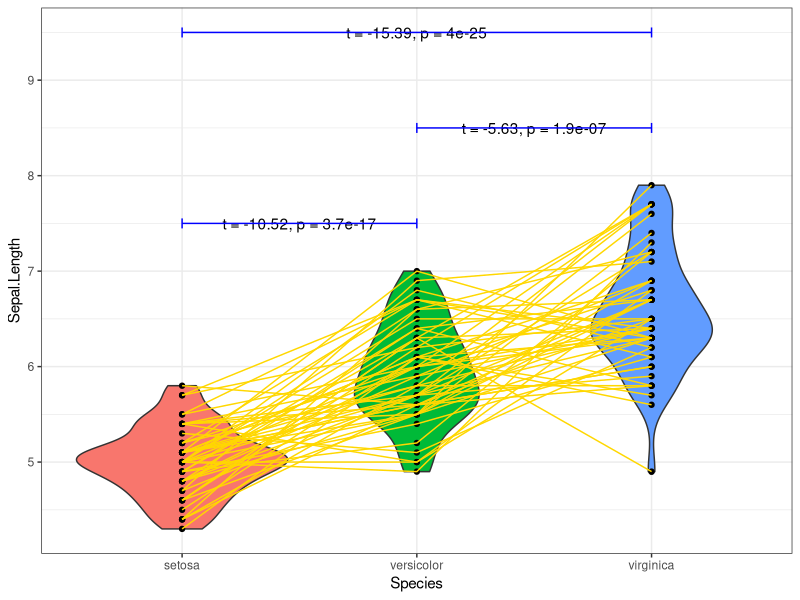

Write R code to recreate this figure.
library(tidyverse)
library(ggpubr)

# 检查数据
head(iris)
unique(iris$Species)

# 动态计算 t 检验结果
# 比较 'setosa' vs 'versicolor'
test1 <- t.test(Sepal.Length ~ Species, data = iris[iris$Species %in% c('setosa', 'versicolor'),])
# 比较 'versicolor' vs 'virginica'
test2 <- t.test(Sepal.Length ~ Species, data = iris[iris$Species %in% c('versicolor', 'virginica'),])
# 比较 'setosa' vs 'virginica'
test3 <- t.test(Sepal.Length ~ Species, data = iris[iris$Species %in% c('setosa', 'virginica'),])

# 创建显著性标注数据框
testresult <- data.frame(
  xx = c(1.5, 2.5, 2),  # 两组之间的 x 坐标
  yy = c(7.5, 8.5, 9.5), # y 坐标（标注线的高度）
  zz = c(
    paste0("t = ", round(test1$statistic, 2), ", p = ", signif(test1$p.value, 2)),
    paste0("t = ", round(test2$statistic, 2), ", p = ", signif(test2$p.value, 2)),
    paste0("t = ", round(test3$statistic, 2), ", p = ", signif(test3$p.value, 2))
  )
)

# 可视化
iris %>% 
  mutate(id = rep(1:50, times = 3)) %>% # 添加编号
  ggplot(aes(x = Species, y = Sepal.Length)) + 
  geom_boxplot(width = 0.1) + # 箱线图
  geom_violin(aes(fill = Species), show.legend = F) + # 小提琴图
  geom_point() + # 散点图
  geom_line(aes(group = id), color = 'gold') +#对应线条
  geom_text(data = testresult, aes(x = xx, y = yy, label = zz), inherit.aes = FALSE) + # 显著性标注
  annotate('segment', x = 1, xend = 2, y = 7.5, yend = 7.5, color = 'blue',
           arrow = arrow(angle = 90, ends = 'both', length = unit(0.05, 'inches'))) +
  annotate('segment', x = 2, xend = 3, y = 8.5, yend = 8.5, color = 'blue',
           arrow = arrow(angle = 90, ends = 'both', length = unit(0.05, 'inches'))) +
  annotate('segment', x = 1, xend = 3, y = 9.5, yend = 9.5, color = 'blue',
           arrow = arrow(angle = 90, ends = 'both', length = unit(0.05, 'inches'))) +
  theme_bw()

